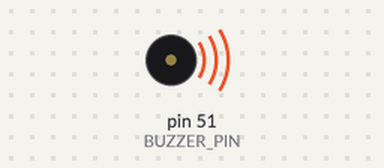
Simulated run of this sketch. Board: Arduino Mega 2560, built with avr-gcc and run on an emulated ATmega2560. Parts: buzzer (waves = sounding).

Above: at 0.2 s.
Timing chart, 0 to 5.3 s (numbered marks = the images above):
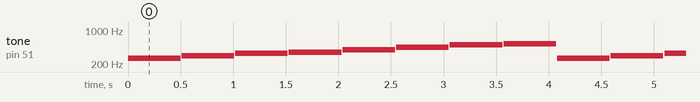

The sketch:

BeepBuzzer.ino
```cpp
#define BUZZER_PIN 51 // Buzzer pin on Arduino Mega

// Define musical notes and their frequencies in Hz
#define NOTE_C4 262
#define NOTE_D4 294
#define NOTE_E4 330
#define NOTE_F4 349
#define NOTE_G4 392
#define NOTE_A4 440
#define NOTE_B4 494
#define NOTE_C5 523
#define NOTE_D5 587
#define NOTE_E5 659
#define NOTE_F5 698
#define NOTE_G5 784
#define NOTE_A5 880

// Structure to represent a note with duration
struct Note {
  int pitch;
  int duration;
};

// Function to play a note with a specific duration
void playNote(int note, int duration) {
  tone(BUZZER_PIN, note, duration);
  delay(duration + 10); // Wait until the note finishes before moving to the next one
}

// Function to play a sequence of notes
void playMelody(Note melody[], int length) {
  for (int i = 0; i < length; i++) {
    playNote(melody[i].pitch, melody[i].duration);
  }
}

// Setup function
void setup() {
  pinMode(BUZZER_PIN, OUTPUT);
}

// Main loop function
void loop() {
    // Example: play a sequence of notes
    Note melody[] = {
      {NOTE_C4, 500},
      {NOTE_D4, 500},
      {NOTE_E4, 500},
      {NOTE_F4, 500},
      {NOTE_G4, 500},
      {NOTE_A4, 500},
      {NOTE_B4, 500},
      {NOTE_C5, 500}
    };

    // Calculate the length of the melody
    int length = sizeof(melody) / sizeof(melody[0]);

    // Play the melody
    playMelody(melody, length);

  // Do some other task in the main loop if necessary
}
```

Measured:
- by itself, tone on pin 51 (BUZZER_PIN): repeats every 4.1 s: silent 0.01 s, 294 Hz 0.50 s, silent 0.01 s, 330 Hz 0.50 s, silent 0.01 s, 349 Hz 0.50 s, silent 0.01 s, 392 Hz 0.50 s, silent 0.01 s, 440 Hz 0.50 s, silent 0.01 s, 494 Hz 0.50 s, silent 0.01 s, 523 Hz 0.50 s, silent 0.01 s, 262 Hz 0.50 s
